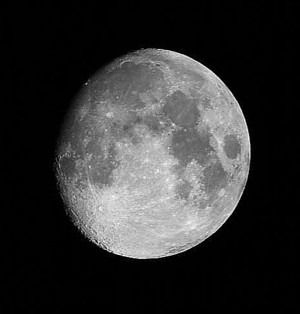
//> input picture Moon.jpeg, 300 x 314 px, given in place of finger_print.png, which was not available
$ ./assignment5   (built with g++ and OpenCV 4)
//> lines starting //> are read from the running program, lines starting //| are printed output that depends on the picture; after the words box and inside, x2 and y2 are one past the last pixel; in counts of white or black regions, pixels touching at a corner belong together; pictures that were not available may be replaced by others from this repository, and a replacement may not be noted
#include <opencv2/opencv.hpp>
#include <iostream>

using namespace std;
using namespace cv;

int main() {
    Mat finger_print = imread("/Users/oyeeun/Desktop/installation/test/finger_print.png");
//> finger_print is the input picture: 314 rows x 300 cols, CV_8UC3; min 0, max 251, mean 49.8
    Mat adaptive_1 = imread("/Users/oyeeun/Desktop/installation/test/adaptive_1.jpg");
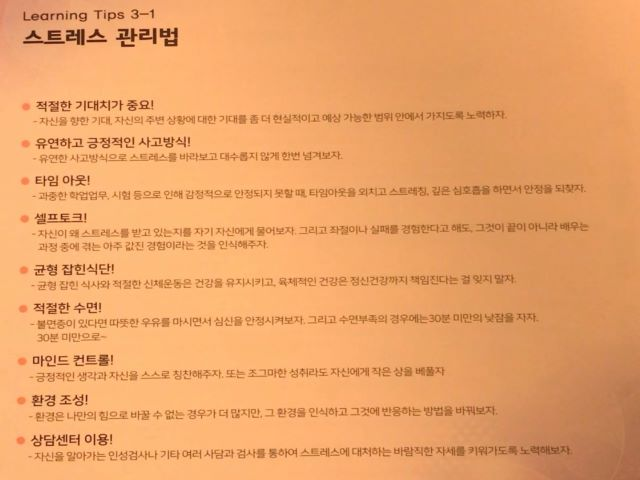
//> input picture adaptive_1.jpg, 640 x 480 px
//> adaptive_1 is the input picture: 480 rows x 640 cols, CV_8UC3; mean B, G, R 104.2, 163.3, 234.8
    Mat adaptive = imread("/Users/oyeeun/Desktop/installation/test/adaptive.png");
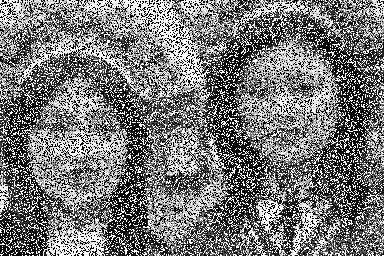
//> input picture saltnpepper.png, 384 x 256 px, given in place of adaptive.png, which was not available
//> adaptive is the input picture: 256 rows x 384 cols, CV_8UC3; min 0, max 255, mean 120.1

    cvtColor(finger_print, finger_print, COLOR_BGR2GRAY);
//> finger_print: 314 rows x 300 cols, CV_8UC1
    cvtColor(adaptive_1, adaptive_1, COLOR_BGR2GRAY);
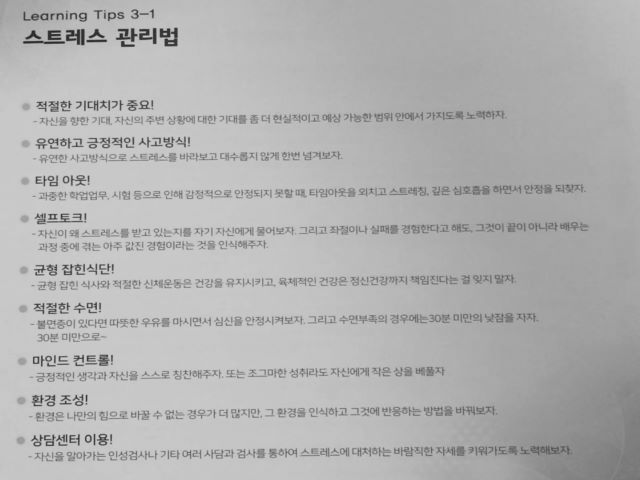
//> adaptive_1: 480 rows x 640 cols, CV_8UC1; min 26, max 217, mean 178
    cvtColor(adaptive, adaptive, COLOR_BGR2GRAY);
//> adaptive: 256 rows x 384 cols, CV_8UC1

    threshold(finger_print, finger_print, 0, 255, THRESH_BINARY | THRESH_OTSU);
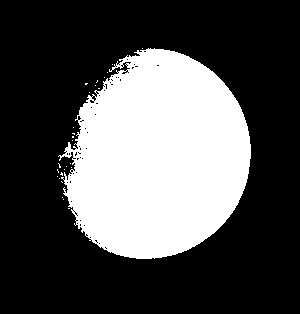
//> finger_print: 314 rows x 300 cols, CV_8UC1; 31.6% white; 27 white regions (26 under 20 px), largest, box (x1, y1, x2, y2) and area: (58, 48, 251, 259) 29685
    adaptiveThreshold(adaptive_1, adaptive_1, 255, ADAPTIVE_THRESH_MEAN_C, THRESH_BINARY, 21, 10);
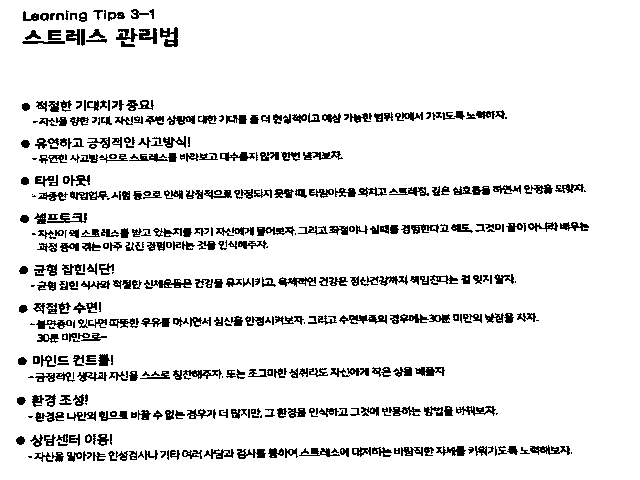
//> adaptive_1: 480 rows x 640 cols, CV_8UC1; 91% white; black in thin lines or dots, all inside (x1, y1, x2, y2) = (16, 9, 589, 462)
    adaptiveThreshold(adaptive, adaptive, 255, ADAPTIVE_THRESH_MEAN_C, THRESH_BINARY, 7, 10);
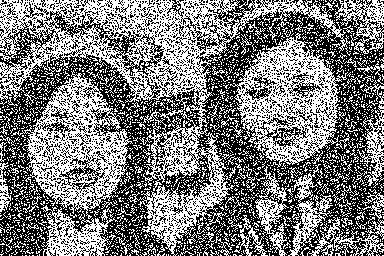
//> adaptive: 256 rows x 384 cols, CV_8UC1; 48.4% white in thin lines or dots

    imshow("finger_print", finger_print);
    imshow("adaptive_1", adaptive_1);
    imshow("adaptive", adaptive);

    waitKey(0);

}
